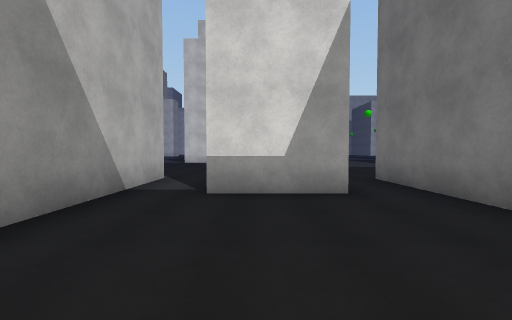
View 1 (above)

24 first-person views from a walk through a 3-D level made in the Unity game engine. The camera is 1.5 m above the floor, tilts 2° down and sees 90° across. The floor is counted in squares, 2 m on a side. Each view is taken from the middle of a square. On the plan, view 1 faces up. The plan holds only what a view shows up to about 9 squares ahead; the rest is blank. The place goes on beyond the plan. The player is left out. Surface patterns are stand-ins for the level's own textures.

View 2
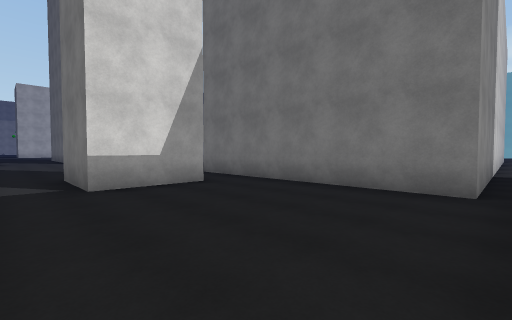

View 3
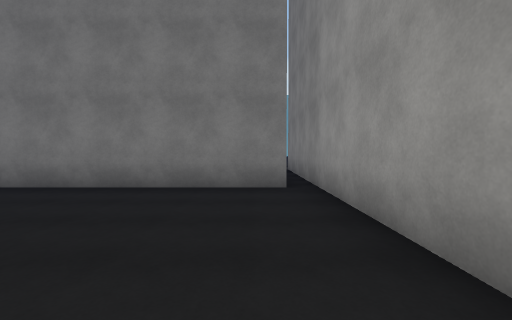

View 4
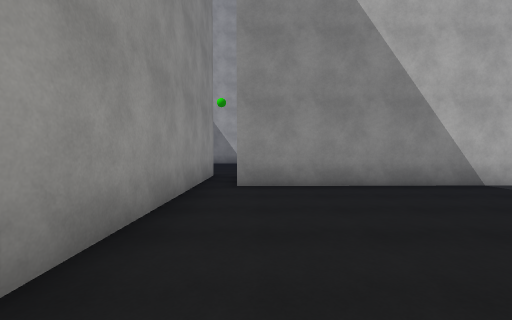

View 5
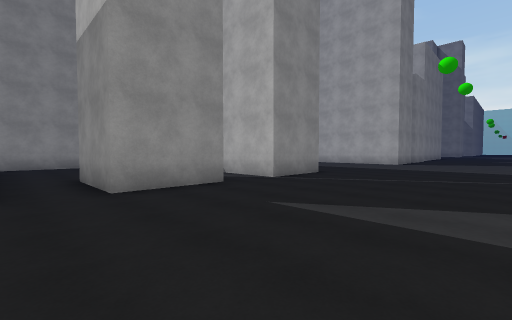

View 6
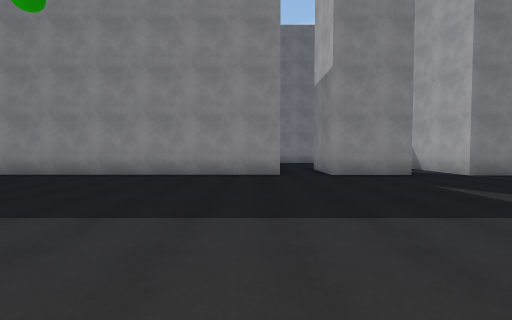

View 7
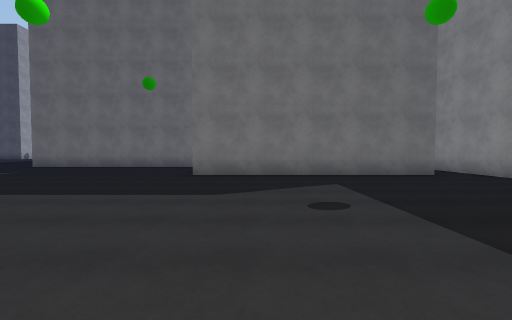

View 8
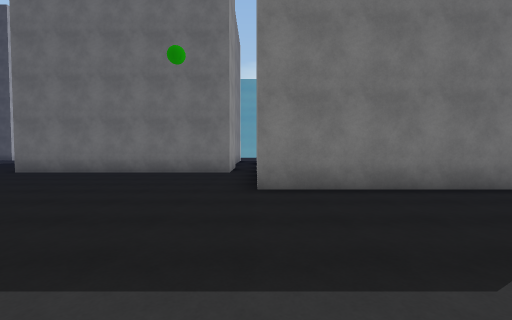

View 9
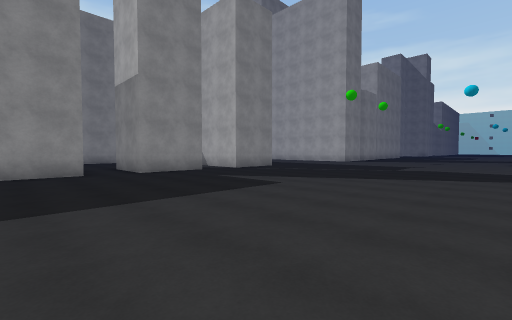

View 10
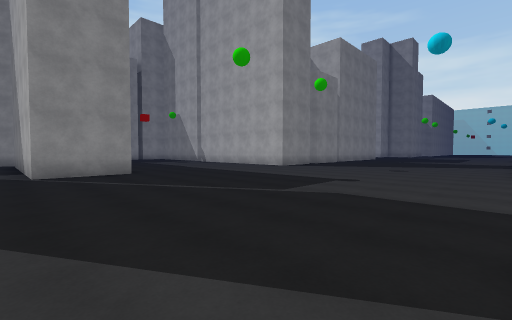

View 11
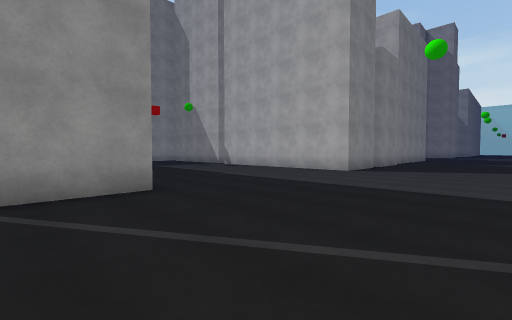

View 12
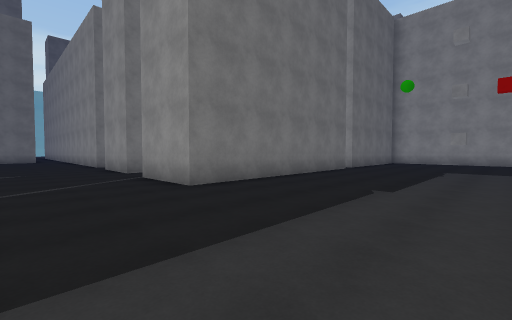

View 13
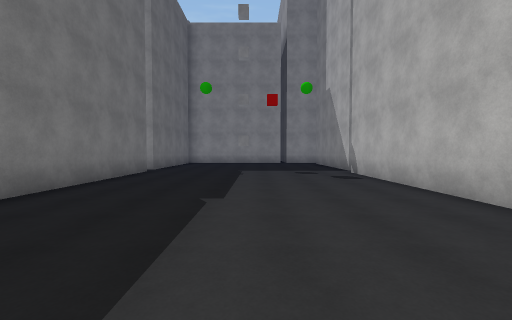

View 14
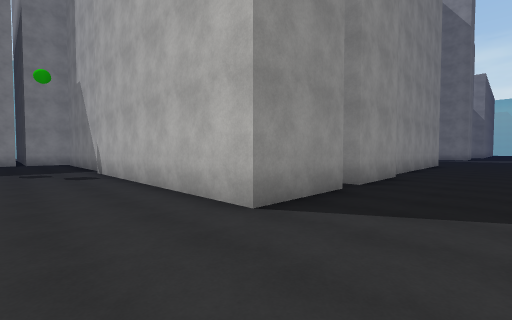

View 15
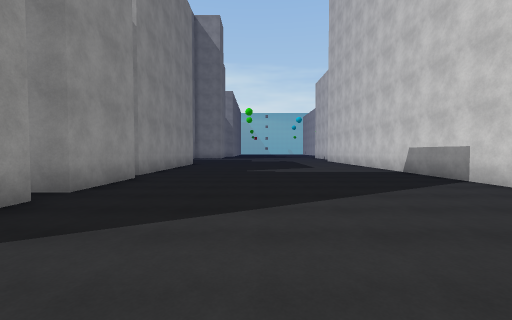

View 16
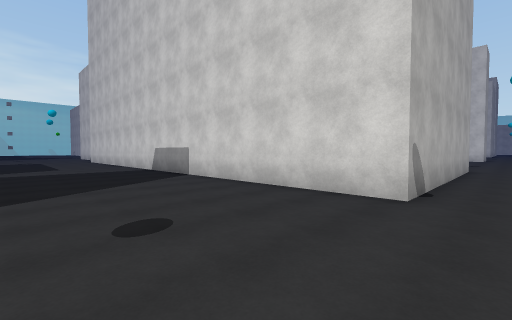

View 17
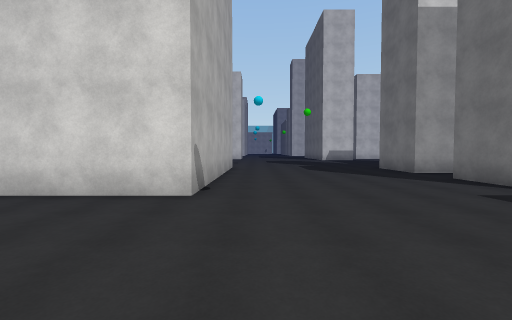

View 18
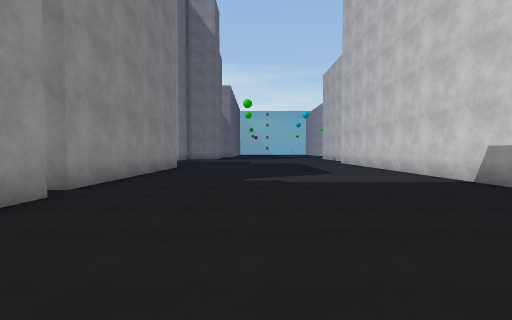

View 19
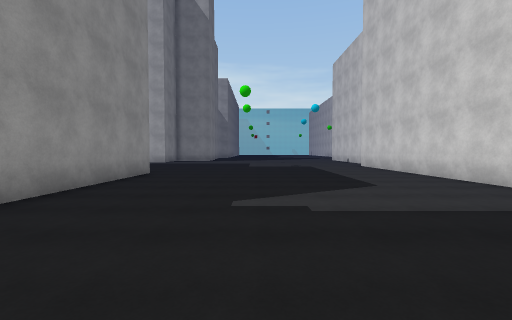

View 20
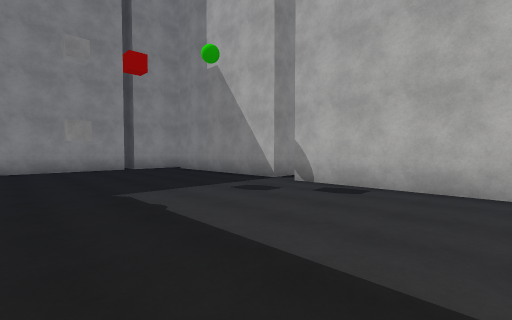

View 21
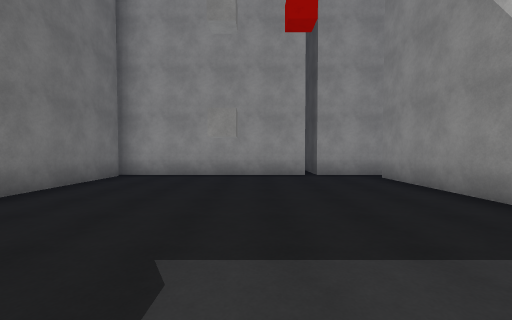

View 22
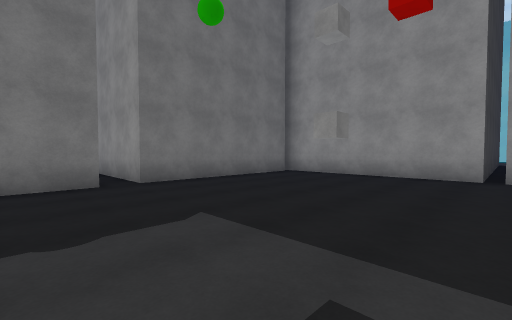

View 23
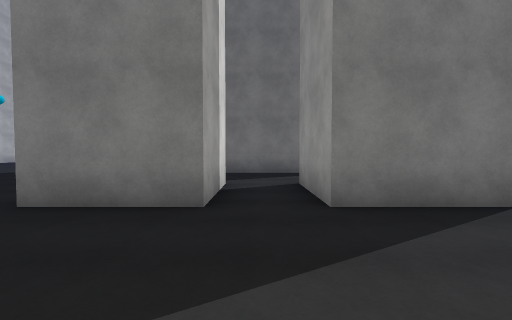

View 24
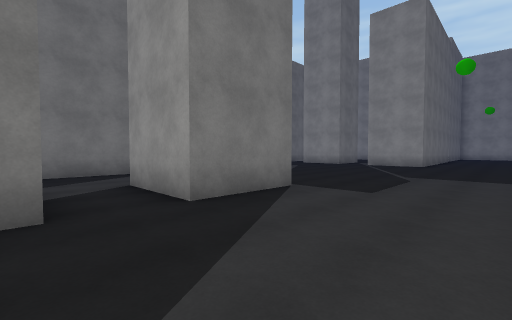

### Floor plan
Points are (right, up) in squares from view 1. A wall is a line through its corners. A room is listed if a view was taken in it or the views show most of it. See-through windows are left out.
Room 1 (views 1, 2, 3, 4)
walls: (1.6, 4.5) (-0.9, 4.5); (-2.5, -1.3) (7, -1.3); (-2.6, 4.4) (-2.5, -0.5); (8.6, -0.6) (3.2, -0.6) (3.2, 3.4)
ways out: opening at (-3, -1) to room 2; opening at (-2, 5) to room 2; opening at (2.5, 4) to room 2; opening at (8, -1)
Room 2 (views 5, 6, 7, 8, 9, 10, 11, 12, 13, 14, 15, 16, 17, 18, 19, 20, 21, 22, 23, 24)
walls: (-4.6, 16.5) (-4.6, 19) (-2, 19); (-0.9, 4.5) (-0.9, 6.9) (1.6, 6.9) (1.6, 4.5); (-14.9, 7.6) (-12.3, 7.6) (-12.3, 0); (0.8, 18) (0.8, 21.1); (-2.1, 20.7) (-4.6, 20.7) (-4.6, 22.5); (-5, -0.5) (-5.1, 7.1) (-2.6, 7.1) (-2.6, 4.4); (3.2, 3.4) (3.2, 6.9) (12.1, 6.9); (-11.1, 22.5) (-11.1, 16.3) (-26.1, 16.3); (-18.2, 7.6) (-15.6, 7.6); (-12.6, -0.8) (-12.6, -6.2); (11, 8.4) (11, 16); (-4.9, -6.7) (-5, -1.3) (-2.5, -1.3); (-10.5, -7) (-4.6, -7); (-13, -7) (-11.1, -7); (-25.8, 7.4) (-18.9, 7.4); (15, 16.9) (15, 22.5)
ways out: opening at (-3, -1) to room 1; opening at (-2, 5) to room 1; opening at (2.5, 4) to room 1

Where each view was taken, in squares from view 1:
view 1: 0 up, 0 right, facing up
view 2: 1 down, 2 left, facing up-right
view 3: 0 up, 2 left, facing right
view 4: 0 up, 3 right, facing left
view 5: 12 up, 3 right, facing down-left
view 6: 15 up, 4 right, facing down
view 7: 14 up, 3 right, facing right
view 8: 16 up, 6 right, facing right
view 9: 16 up, 5 right, facing down-left
view 10: 16 up, 2 left, facing down-left
view 11: 12 up, 3 left, facing down-left
view 12: 10 up, 10 left, facing down-right
view 13: 9 up, 9 left, facing down
view 14: 10 up, 10 left, facing down-left
view 15: 11 up, 11 left, facing left
view 16: 12 up, 10 left, facing up-left
view 17: 12 up, 10 left, facing up
view 18: 11 up, 14 left, facing left
view 19: 11 up, 17 left, facing left
view 20: 4 up, 7 left, facing down-left
view 21: 1 up, 9 left, facing down
view 22: 1 up, 11 left, facing down-right
view 23: 20 up, 8 left, facing right
view 24: 21 up, 8 left, facing down-right
